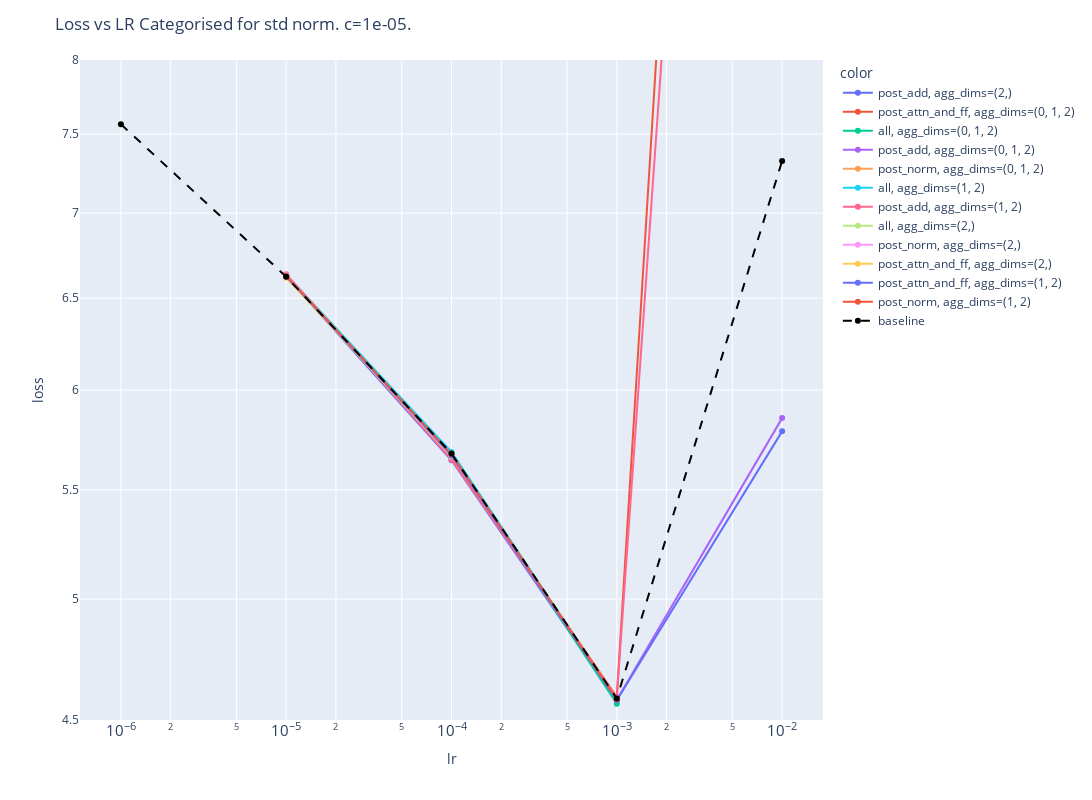
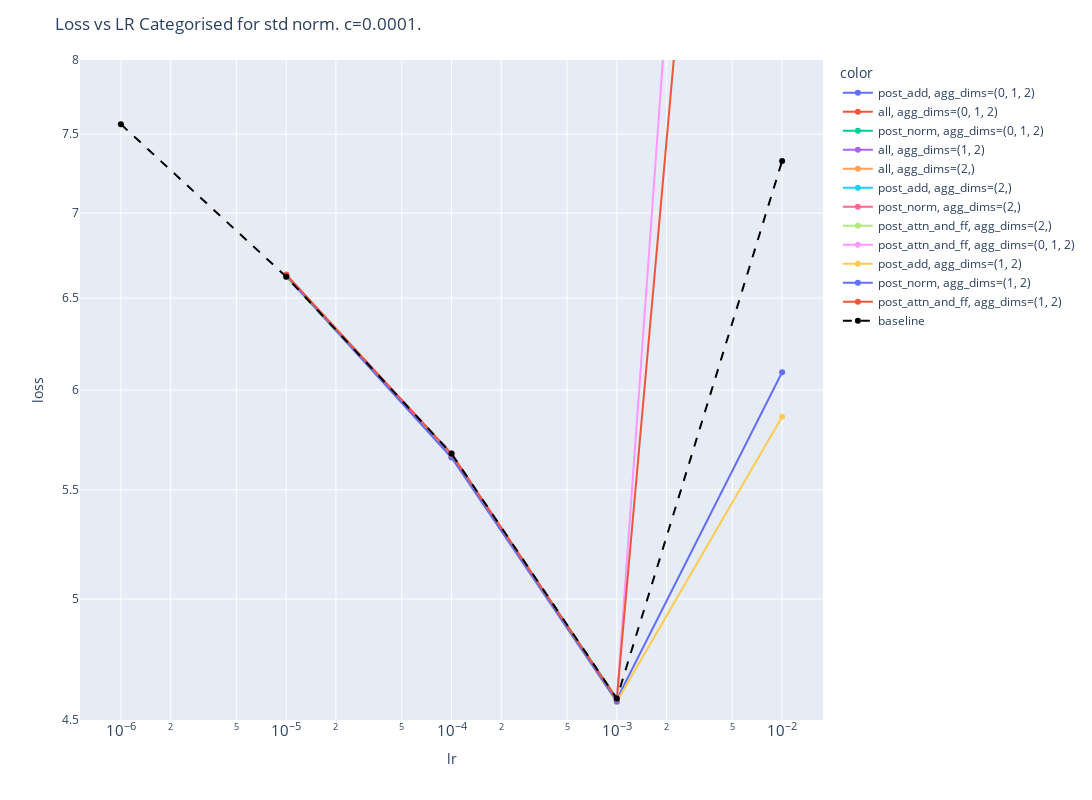
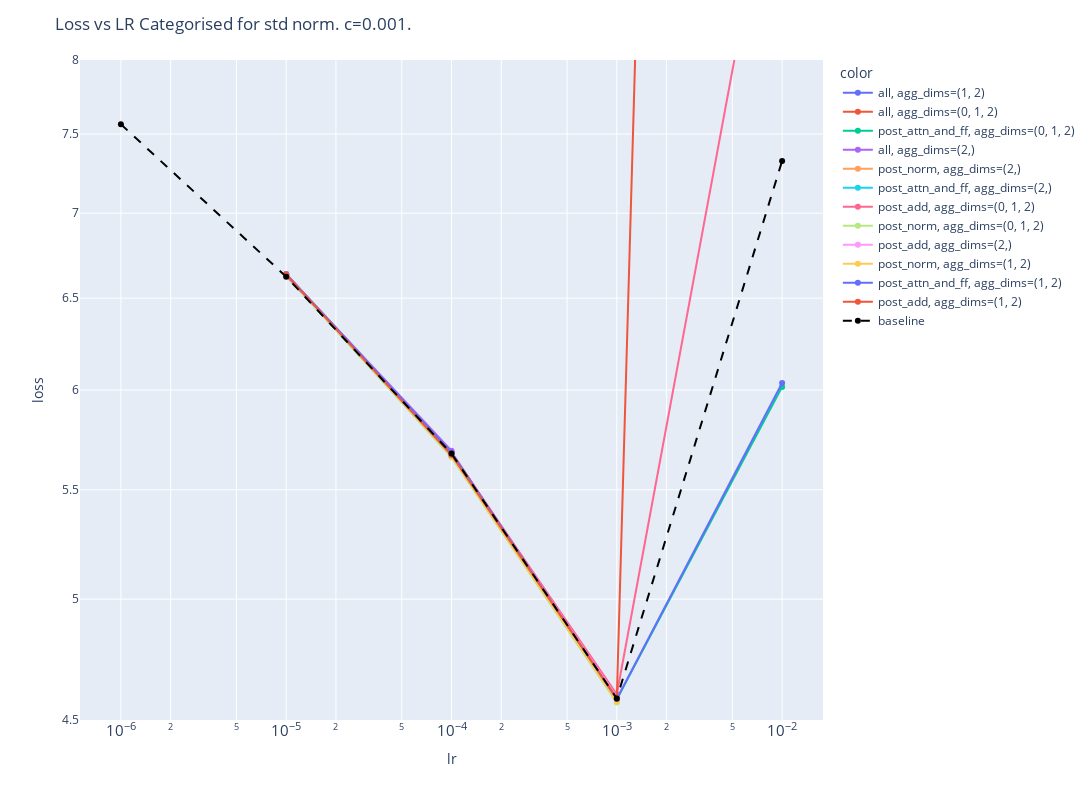
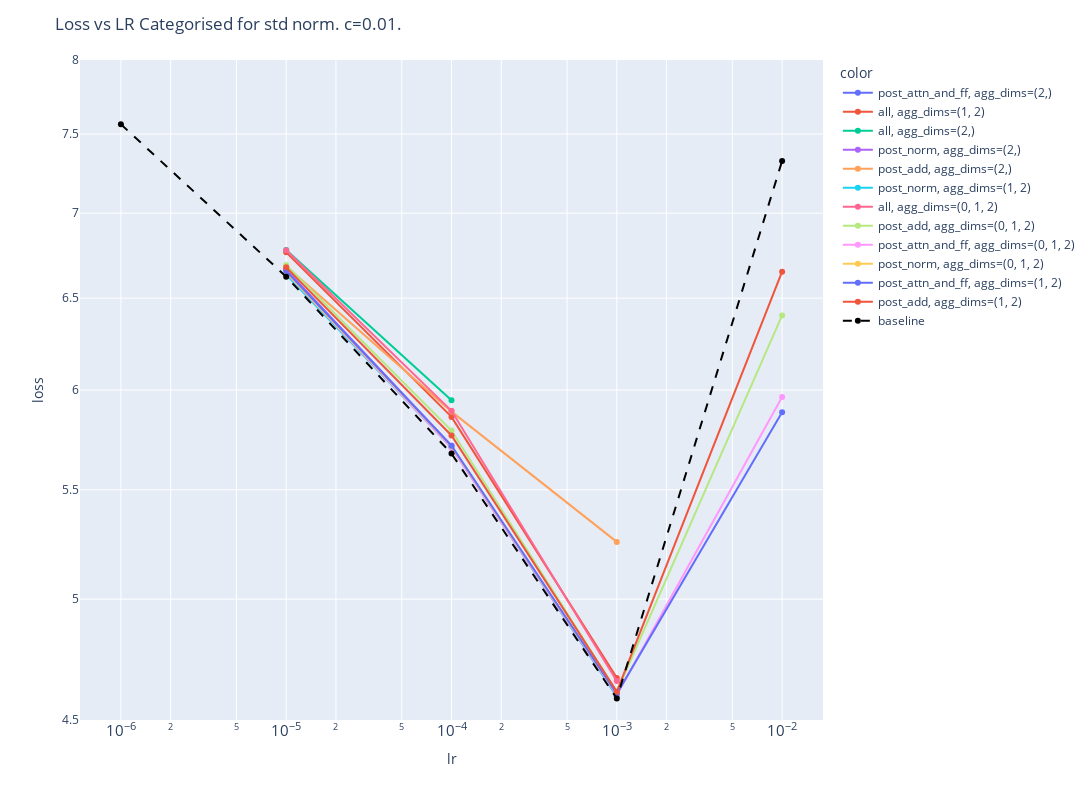

Source (notebook cell) for these figures, in order:
### Code cell
std_df = std_df[(std_df['c'] != 0) & (std_df['eps'] == 0) & (std_df['step'] == 2000)].copy()
std_df['color'] = std_df['placement'] + ", agg_dims=" + std_df['norm_dims']
std_df.sort_values('lr', inplace=True)

for c in sorted(std_df['c'].unique()):
    std_df_placement = std_df[std_df['c'] == c]
    fig = common_line_plot(std_df_placement, x="lr", y="loss", color='color', title=f"Loss vs LR Categorised for std norm. c={c}.", y_range=SHORT_RUN_LOSS_RANGE, trace=baseline_trace_loss_lr_short)
    fig.update_layout(
        autosize=False,
        width=1600,
        height=800,
    )
    fig.show()

### Figure 1 — Plotly figure (JSON) as saved in the notebook; plotly's stock layout.template omitted (floating-point values rounded to 4 significant figures)
{"data": [{"hovertemplate": "color=post_add, agg_dims=(2,)<br>lr=%{x}<br>loss=%{y}<extra></extra>", "legendgroup": "post_add, agg_dims=(2,)", "line": {"color": "#636efa", "dash": "solid"}, "marker": {"symbol": "circle"}, "mode": "lines+markers", "name": "post_add, agg_dims=(2,)", "orientation": "v", "showlegend": true, "type": "scatter", "x": [1e-05, 0.0001, 0.001], "xaxis": "x", "y": [6.624, 5.644, 4.576], "yaxis": "y"}, {"hovertemplate": "color=post_attn_and_ff, agg_dims=(0, 1, 2)<br>lr=%{x}<br>loss=%{y}<extra></extra>", "legendgroup": "post_attn_and_ff, agg_dims=(0, 1, 2)", "line": {"color": "#EF553B", "dash": "solid"}, "marker": {"symbol": "circle"}, "mode": "lines+markers", "name": "post_attn_and_ff, agg_dims=(0, 1, 2)", "orientation": "v", "showlegend": true, "type": "scatter", "x": [1e-05, 0.0001, 0.001, 0.01], "xaxis": "x", "y": [6.626, 5.66, 4.591, 47.32], "yaxis": "y"}, {"hovertemplate": "color=all, agg_dims=(0, 1, 2)<br>lr=%{x}<br>loss=%{y}<extra></extra>", "legendgroup": "all, agg_dims=(0, 1, 2)", "line": {"color": "#00cc96", "dash": "solid"}, "marker": {"symbol": "circle"}, "mode": "lines+markers", "name": "all, agg_dims=(0, 1, 2)", "orientation": "v", "showlegend": true, "type": "scatter", "x": [1e-05, 0.0001, 0.001], "xaxis": "x", "y": [6.632, 5.679, 4.564], "yaxis": "y"}, {"hovertemplate": "color=post_add, agg_dims=(0, 1, 2)<br>lr=%{x}<br>loss=%{y}<extra></extra>", "legendgroup": "post_add, agg_dims=(0, 1, 2)", "line": {"color": "#ab63fa", "dash": "solid"}, "marker": {"symbol": "circle"}, "mode": "lines+markers", "name": "post_add, agg_dims=(0, 1, 2)", "orientation": "v", "showlegend": true, "type": "scatter", "x": [1e-05, 0.0001, 0.001, 0.01], "xaxis": "x", "y": [6.623, 5.669, 4.579, 5.855], "yaxis": "y"}, {"hovertemplate": "color=post_norm, agg_dims=(0, 1, 2)<br>lr=%{x}<br>loss=%{y}<extra></extra>", "legendgroup": "post_norm, agg_dims=(0, 1, 2)", "line": {"color": "#FFA15A", "dash": "solid"}, "marker": {"symbol": "circle"}, "mode": "lines+markers", "name": "post_norm, agg_dims=(0, 1, 2)", "orientation": "v", "showlegend": true, "type": "scatter", "x": [1e-05, 0.0001, 0.001], "xaxis": "x", "y": [6.631, 5.663, 4.585], "yaxis": "y"}, {"hovertemplate": "color=all, agg_dims=(1, 2)<br>lr=%{x}<br>loss=%{y}<extra></extra>", "legendgroup": "all, agg_dims=(1, 2)", "line": {"color": "#19d3f3", "dash": "solid"}, "marker": {"symbol": "circle"}, "mode": "lines+markers", "name": "all, agg_dims=(1, 2)", "orientation": "v", "showlegend": true, "type": "scatter", "x": [1e-05, 0.0001, 0.001], "xaxis": "x", "y": [6.633, 5.684, 4.58], "yaxis": "y"}, {"hovertemplate": "color=post_add, agg_dims=(1, 2)<br>lr=%{x}<br>loss=%{y}<extra></extra>", "legendgroup": "post_add, agg_dims=(1, 2)", "line": {"color": "#FF6692", "dash": "solid"}, "marker": {"symbol": "circle"}, "mode": "lines+markers", "name": "post_add, agg_dims=(1, 2)", "orientation": "v", "showlegend": true, "type": "scatter", "x": [1e-05, 0.0001, 0.001, 0.01], "xaxis": "x", "y": [6.637, 5.647, 4.589, 35.82], "yaxis": "y"}, {"hovertemplate": "color=all, agg_dims=(2,)<br>lr=%{x}<br>loss=%{y}<extra></extra>", "legendgroup": "all, agg_dims=(2,)", "line": {"color": "#B6E880", "dash": "solid"}, "marker": {"symbol": "circle"}, "mode": "lines+markers", "name": "all, agg_dims=(2,)", "orientation": "v", "showlegend": true, "type": "scatter", "x": [1e-05, 0.0001], "xaxis": "x", "y": [6.628, 5.662], "yaxis": "y"}, {"hovertemplate": "color=post_norm, agg_dims=(2,)<br>lr=%{x}<br>loss=%{y}<extra></extra>", "legendgroup": "post_norm, agg_dims=(2,)", "line": {"color": "#FF97FF", "dash": "solid"}, "marker": {"symbol": "circle"}, "mode": "lines+markers", "name": "post_norm, agg_dims=(2,)", "orientation": "v", "showlegend": true, "type": "scatter", "x": [1e-05, 0.0001], "xaxis": "x", "y": [6.63, 5.664], "yaxis": "y"}, {"hovertemplate": "color=post_attn_and_ff, agg_dims=(2,)<br>lr=%{x}<br>loss=%{y}<extra></extra>", "legendgroup": "post_attn_and_ff, agg_dims=(2,)", "line": {"color": "#FECB52", "dash": "solid"}, "marker": {"symbol": "circle"}, "mode": "lines+markers", "name": "post_attn_and_ff, agg_dims=(2,)", "orientation": "v", "showlegend": true, "type": "scatter", "x": [1e-05, 0.0001, 0.001], "xaxis": "x", "y": [6.617, 5.668, 4.581], "yaxis": "y"}, {"hovertemplate": "color=post_attn_and_ff, agg_dims=(1, 2)<br>lr=%{x}<br>loss=%{y}<extra></extra>", "legendgroup": "post_attn_and_ff, agg_dims=(1, 2)", "line": {"color": "#636efa", "dash": "solid"}, "marker": {"symbol": "circle"}, "mode": "lines+markers", "name": "post_attn_and_ff, agg_dims=(1, 2)", "orientation": "v", "showlegend": true, "type": "scatter", "x": [1e-05, 0.0001, 0.001, 0.01], "xaxis": "x", "y": [6.624, 5.667, 4.578, 5.787], "yaxis": "y"}, {"hovertemplate": "color=post_norm, agg_dims=(1, 2)<br>lr=%{x}<br>loss=%{y}<extra></extra>", "legendgroup": "post_norm, agg_dims=(1, 2)", "line": {"color": "#EF553B", "dash": "solid"}, "marker": {"symbol": "circle"}, "mode": "lines+markers", "name": "post_norm, agg_dims=(1, 2)", "orientation": "v", "showlegend": true, "type": "scatter", "x": [1e-05, 0.0001, 0.001], "xaxis": "x", "y": [6.627, 5.674, 4.582], "yaxis": "y"}, {"line": {"color": "black", "dash": "dash", "width": 2}, "name": "baseline", "type": "scatter", "x": [1e-06, 1e-05, 0.0001, 0.001, 0.01], "y": [7.564, 6.623, 5.676, 4.585, 7.326]}], "layout": {"autosize": false, "height": 800, "legend": {"title": {"text": "color"}, "tracegroupgap": 0}, "margin": {"t": 60}, "title": {"text": "Loss vs LR Categorised for std norm. c=1e-05."}, "width": 1600, "xaxis": {"anchor": "y", "domain": [0, 1], "exponentformat": "power", "showexponent": "all", "title": {"text": "lr"}, "type": "log"}, "yaxis": {"anchor": "x", "domain": [0, 1], "exponentformat": "power", "range": [0.6532, 0.9031], "showexponent": "all", "title": {"text": "loss"}, "type": "log"}}}

### Figure 2 — Plotly figure (JSON) as saved in the notebook; plotly's stock layout.template omitted (floating-point values rounded to 4 significant figures)
{"data": [{"hovertemplate": "color=post_add, agg_dims=(0, 1, 2)<br>lr=%{x}<br>loss=%{y}<extra></extra>", "legendgroup": "post_add, agg_dims=(0, 1, 2)", "line": {"color": "#636efa", "dash": "solid"}, "marker": {"symbol": "circle"}, "mode": "lines+markers", "name": "post_add, agg_dims=(0, 1, 2)", "orientation": "v", "showlegend": true, "type": "scatter", "x": [1e-05, 0.0001, 0.001, 0.01], "xaxis": "x", "y": [6.625, 5.675, 4.581, 6.094], "yaxis": "y"}, {"hovertemplate": "color=all, agg_dims=(0, 1, 2)<br>lr=%{x}<br>loss=%{y}<extra></extra>", "legendgroup": "all, agg_dims=(0, 1, 2)", "line": {"color": "#EF553B", "dash": "solid"}, "marker": {"symbol": "circle"}, "mode": "lines+markers", "name": "all, agg_dims=(0, 1, 2)", "orientation": "v", "showlegend": true, "type": "scatter", "x": [1e-05, 0.0001, 0.001], "xaxis": "x", "y": [6.633, 5.672, 4.572], "yaxis": "y"}, {"hovertemplate": "color=post_norm, agg_dims=(0, 1, 2)<br>lr=%{x}<br>loss=%{y}<extra></extra>", "legendgroup": "post_norm, agg_dims=(0, 1, 2)", "line": {"color": "#00cc96", "dash": "solid"}, "marker": {"symbol": "circle"}, "mode": "lines+markers", "name": "post_norm, agg_dims=(0, 1, 2)", "orientation": "v", "showlegend": true, "type": "scatter", "x": [1e-05, 0.0001, 0.001], "xaxis": "x", "y": [6.634, 5.666, 4.586], "yaxis": "y"}, {"hovertemplate": "color=all, agg_dims=(1, 2)<br>lr=%{x}<br>loss=%{y}<extra></extra>", "legendgroup": "all, agg_dims=(1, 2)", "line": {"color": "#ab63fa", "dash": "solid"}, "marker": {"symbol": "circle"}, "mode": "lines+markers", "name": "all, agg_dims=(1, 2)", "orientation": "v", "showlegend": true, "type": "scatter", "x": [1e-05, 0.0001, 0.001], "xaxis": "x", "y": [6.63, 5.666, 4.579], "yaxis": "y"}, {"hovertemplate": "color=all, agg_dims=(2,)<br>lr=%{x}<br>loss=%{y}<extra></extra>", "legendgroup": "all, agg_dims=(2,)", "line": {"color": "#FFA15A", "dash": "solid"}, "marker": {"symbol": "circle"}, "mode": "lines+markers", "name": "all, agg_dims=(2,)", "orientation": "v", "showlegend": true, "type": "scatter", "x": [1e-05, 0.0001], "xaxis": "x", "y": [6.635, 5.668], "yaxis": "y"}, {"hovertemplate": "color=post_add, agg_dims=(2,)<br>lr=%{x}<br>loss=%{y}<extra></extra>", "legendgroup": "post_add, agg_dims=(2,)", "line": {"color": "#19d3f3", "dash": "solid"}, "marker": {"symbol": "circle"}, "mode": "lines+markers", "name": "post_add, agg_dims=(2,)", "orientation": "v", "showlegend": true, "type": "scatter", "x": [1e-05, 0.0001, 0.001], "xaxis": "x", "y": [6.623, 5.666, 4.579], "yaxis": "y"}, {"hovertemplate": "color=post_norm, agg_dims=(2,)<br>lr=%{x}<br>loss=%{y}<extra></extra>", "legendgroup": "post_norm, agg_dims=(2,)", "line": {"color": "#FF6692", "dash": "solid"}, "marker": {"symbol": "circle"}, "mode": "lines+markers", "name": "post_norm, agg_dims=(2,)", "orientation": "v", "showlegend": true, "type": "scatter", "x": [1e-05, 0.0001], "xaxis": "x", "y": [6.632, 5.659], "yaxis": "y"}, {"hovertemplate": "color=post_attn_and_ff, agg_dims=(2,)<br>lr=%{x}<br>loss=%{y}<extra></extra>", "legendgroup": "post_attn_and_ff, agg_dims=(2,)", "line": {"color": "#B6E880", "dash": "solid"}, "marker": {"symbol": "circle"}, "mode": "lines+markers", "name": "post_attn_and_ff, agg_dims=(2,)", "orientation": "v", "showlegend": true, "type": "scatter", "x": [1e-05, 0.0001, 0.001], "xaxis": "x", "y": [6.621, 5.663, 4.572], "yaxis": "y"}, {"hovertemplate": "color=post_attn_and_ff, agg_dims=(0, 1, 2)<br>lr=%{x}<br>loss=%{y}<extra></extra>", "legendgroup": "post_attn_and_ff, agg_dims=(0, 1, 2)", "line": {"color": "#FF97FF", "dash": "solid"}, "marker": {"symbol": "circle"}, "mode": "lines+markers", "name": "post_attn_and_ff, agg_dims=(0, 1, 2)", "orientation": "v", "showlegend": true, "type": "scatter", "x": [1e-05, 0.0001, 0.001, 0.01], "xaxis": "x", "y": [6.631, 5.676, 4.576, 33.93], "yaxis": "y"}, {"hovertemplate": "color=post_add, agg_dims=(1, 2)<br>lr=%{x}<br>loss=%{y}<extra></extra>", "legendgroup": "post_add, agg_dims=(1, 2)", "line": {"color": "#FECB52", "dash": "solid"}, "marker": {"symbol": "circle"}, "mode": "lines+markers", "name": "post_add, agg_dims=(1, 2)", "orientation": "v", "showlegend": true, "type": "scatter", "x": [1e-05, 0.0001, 0.001, 0.01], "xaxis": "x", "y": [6.632, 5.659, 4.573, 5.862], "yaxis": "y"}, {"hovertemplate": "color=post_norm, agg_dims=(1, 2)<br>lr=%{x}<br>loss=%{y}<extra></extra>", "legendgroup": "post_norm, agg_dims=(1, 2)", "line": {"color": "#636efa", "dash": "solid"}, "marker": {"symbol": "circle"}, "mode": "lines+markers", "name": "post_norm, agg_dims=(1, 2)", "orientation": "v", "showlegend": true, "type": "scatter", "x": [1e-05, 0.0001, 0.001], "xaxis": "x", "y": [6.629, 5.657, 4.573], "yaxis": "y"}, {"hovertemplate": "color=post_attn_and_ff, agg_dims=(1, 2)<br>lr=%{x}<br>loss=%{y}<extra></extra>", "legendgroup": "post_attn_and_ff, agg_dims=(1, 2)", "line": {"color": "#EF553B", "dash": "solid"}, "marker": {"symbol": "circle"}, "mode": "lines+markers", "name": "post_attn_and_ff, agg_dims=(1, 2)", "orientation": "v", "showlegend": true, "type": "scatter", "x": [1e-05, 0.0001, 0.001, 0.01], "xaxis": "x", "y": [6.635, 5.675, 4.583, 23.09], "yaxis": "y"}, {"line": {"color": "black", "dash": "dash", "width": 2}, "name": "baseline", "type": "scatter", "x": [1e-06, 1e-05, 0.0001, 0.001, 0.01], "y": [7.564, 6.623, 5.676, 4.585, 7.326]}], "layout": {"autosize": false, "height": 800, "legend": {"title": {"text": "color"}, "tracegroupgap": 0}, "margin": {"t": 60}, "title": {"text": "Loss vs LR Categorised for std norm. c=0.0001."}, "width": 1600, "xaxis": {"anchor": "y", "domain": [0, 1], "exponentformat": "power", "showexponent": "all", "title": {"text": "lr"}, "type": "log"}, "yaxis": {"anchor": "x", "domain": [0, 1], "exponentformat": "power", "range": [0.6532, 0.9031], "showexponent": "all", "title": {"text": "loss"}, "type": "log"}}}

### Figure 3 — Plotly figure (JSON) as saved in the notebook; plotly's stock layout.template omitted (floating-point values rounded to 4 significant figures)
{"data": [{"hovertemplate": "color=all, agg_dims=(1, 2)<br>lr=%{x}<br>loss=%{y}<extra></extra>", "legendgroup": "all, agg_dims=(1, 2)", "line": {"color": "#636efa", "dash": "solid"}, "marker": {"symbol": "circle"}, "mode": "lines+markers", "name": "all, agg_dims=(1, 2)", "orientation": "v", "showlegend": true, "type": "scatter", "x": [1e-05, 0.0001, 0.001], "xaxis": "x", "y": [6.639, 5.679, 4.586], "yaxis": "y"}, {"hovertemplate": "color=all, agg_dims=(0, 1, 2)<br>lr=%{x}<br>loss=%{y}<extra></extra>", "legendgroup": "all, agg_dims=(0, 1, 2)", "line": {"color": "#EF553B", "dash": "solid"}, "marker": {"symbol": "circle"}, "mode": "lines+markers", "name": "all, agg_dims=(0, 1, 2)", "orientation": "v", "showlegend": true, "type": "scatter", "x": [1e-05, 0.0001, 0.001], "xaxis": "x", "y": [6.638, 5.684, 4.589], "yaxis": "y"}, {"hovertemplate": "color=post_attn_and_ff, agg_dims=(0, 1, 2)<br>lr=%{x}<br>loss=%{y}<extra></extra>", "legendgroup": "post_attn_and_ff, agg_dims=(0, 1, 2)", "line": {"color": "#00cc96", "dash": "solid"}, "marker": {"symbol": "circle"}, "mode": "lines+markers", "name": "post_attn_and_ff, agg_dims=(0, 1, 2)", "orientation": "v", "showlegend": true, "type": "scatter", "x": [1e-05, 0.0001, 0.001, 0.01], "xaxis": "x", "y": [6.629, 5.67, 4.582, 6.016], "yaxis": "y"}, {"hovertemplate": "color=all, agg_dims=(2,)<br>lr=%{x}<br>loss=%{y}<extra></extra>", "legendgroup": "all, agg_dims=(2,)", "line": {"color": "#ab63fa", "dash": "solid"}, "marker": {"symbol": "circle"}, "mode": "lines+markers", "name": "all, agg_dims=(2,)", "orientation": "v", "showlegend": true, "type": "scatter", "x": [1e-05, 0.0001], "xaxis": "x", "y": [6.634, 5.69], "yaxis": "y"}, {"hovertemplate": "color=post_norm, agg_dims=(2,)<br>lr=%{x}<br>loss=%{y}<extra></extra>", "legendgroup": "post_norm, agg_dims=(2,)", "line": {"color": "#FFA15A", "dash": "solid"}, "marker": {"symbol": "circle"}, "mode": "lines+markers", "name": "post_norm, agg_dims=(2,)", "orientation": "v", "showlegend": true, "type": "scatter", "x": [1e-05, 0.0001], "xaxis": "x", "y": [6.634, 5.671], "yaxis": "y"}, {"hovertemplate": "color=post_attn_and_ff, agg_dims=(2,)<br>lr=%{x}<br>loss=%{y}<extra></extra>", "legendgroup": "post_attn_and_ff, agg_dims=(2,)", "line": {"color": "#19d3f3", "dash": "solid"}, "marker": {"symbol": "circle"}, "mode": "lines+markers", "name": "post_attn_and_ff, agg_dims=(2,)", "orientation": "v", "showlegend": true, "type": "scatter", "x": [1e-05, 0.0001, 0.001], "xaxis": "x", "y": [6.631, 5.662, 4.591], "yaxis": "y"}, {"hovertemplate": "color=post_add, agg_dims=(0, 1, 2)<br>lr=%{x}<br>loss=%{y}<extra></extra>", "legendgroup": "post_add, agg_dims=(0, 1, 2)", "line": {"color": "#FF6692", "dash": "solid"}, "marker": {"symbol": "circle"}, "mode": "lines+markers", "name": "post_add, agg_dims=(0, 1, 2)", "orientation": "v", "showlegend": true, "type": "scatter", "x": [1e-05, 0.0001, 0.001, 0.01], "xaxis": "x", "y": [6.628, 5.678, 4.602, 10.02], "yaxis": "y"}, {"hovertemplate": "color=post_norm, agg_dims=(0, 1, 2)<br>lr=%{x}<br>loss=%{y}<extra></extra>", "legendgroup": "post_norm, agg_dims=(0, 1, 2)", "line": {"color": "#B6E880", "dash": "solid"}, "marker": {"symbol": "circle"}, "mode": "lines+markers", "name": "post_norm, agg_dims=(0, 1, 2)", "orientation": "v", "showlegend": true, "type": "scatter", "x": [1e-05, 0.0001, 0.001], "xaxis": "x", "y": [6.632, 5.658, 4.569], "yaxis": "y"}, {"hovertemplate": "color=post_add, agg_dims=(2,)<br>lr=%{x}<br>loss=%{y}<extra></extra>", "legendgroup": "post_add, agg_dims=(2,)", "line": {"color": "#FF97FF", "dash": "solid"}, "marker": {"symbol": "circle"}, "mode": "lines+markers", "name": "post_add, agg_dims=(2,)", "orientation": "v", "showlegend": true, "type": "scatter", "x": [1e-05, 0.0001, 0.001], "xaxis": "x", "y": [6.636, 5.672, 4.59], "yaxis": "y"}, {"hovertemplate": "color=post_norm, agg_dims=(1, 2)<br>lr=%{x}<br>loss=%{y}<extra></extra>", "legendgroup": "post_norm, agg_dims=(1, 2)", "line": {"color": "#FECB52", "dash": "solid"}, "marker": {"symbol": "circle"}, "mode": "lines+markers", "name": "post_norm, agg_dims=(1, 2)", "orientation": "v", "showlegend": true, "type": "scatter", "x": [1e-05, 0.0001, 0.001], "xaxis": "x", "y": [6.633, 5.664, 4.572], "yaxis": "y"}, {"hovertemplate": "color=post_attn_and_ff, agg_dims=(1, 2)<br>lr=%{x}<br>loss=%{y}<extra></extra>", "legendgroup": "post_attn_and_ff, agg_dims=(1, 2)", "line": {"color": "#636efa", "dash": "solid"}, "marker": {"symbol": "circle"}, "mode": "lines+markers", "name": "post_attn_and_ff, agg_dims=(1, 2)", "orientation": "v", "showlegend": true, "type": "scatter", "x": [1e-05, 0.0001, 0.001, 0.01], "xaxis": "x", "y": [6.636, 5.681, 4.583, 6.036], "yaxis": "y"}, {"hovertemplate": "color=post_add, agg_dims=(1, 2)<br>lr=%{x}<br>loss=%{y}<extra></extra>", "legendgroup": "post_add, agg_dims=(1, 2)", "line": {"color": "#EF553B", "dash": "solid"}, "marker": {"symbol": "circle"}, "mode": "lines+markers", "name": "post_add, agg_dims=(1, 2)", "orientation": "v", "showlegend": true, "type": "scatter", "x": [1e-05, 0.0001, 0.001, 0.01], "xaxis": "x", "y": [6.634, 5.669, 4.586, 700.0], "yaxis": "y"}, {"line": {"color": "black", "dash": "dash", "width": 2}, "name": "baseline", "type": "scatter", "x": [1e-06, 1e-05, 0.0001, 0.001, 0.01], "y": [7.564, 6.623, 5.676, 4.585, 7.326]}], "layout": {"autosize": false, "height": 800, "legend": {"title": {"text": "color"}, "tracegroupgap": 0}, "margin": {"t": 60}, "title": {"text": "Loss vs LR Categorised for std norm. c=0.001."}, "width": 1600, "xaxis": {"anchor": "y", "domain": [0, 1], "exponentformat": "power", "showexponent": "all", "title": {"text": "lr"}, "type": "log"}, "yaxis": {"anchor": "x", "domain": [0, 1], "exponentformat": "power", "range": [0.6532, 0.9031], "showexponent": "all", "title": {"text": "loss"}, "type": "log"}}}

### Figure 4 — Plotly figure (JSON) as saved in the notebook; plotly's stock layout.template omitted (floating-point values rounded to 4 significant figures)
{"data": [{"hovertemplate": "color=post_attn_and_ff, agg_dims=(2,)<br>lr=%{x}<br>loss=%{y}<extra></extra>", "legendgroup": "post_attn_and_ff, agg_dims=(2,)", "line": {"color": "#636efa", "dash": "solid"}, "marker": {"symbol": "circle"}, "mode": "lines+markers", "name": "post_attn_and_ff, agg_dims=(2,)", "orientation": "v", "showlegend": true, "type": "scatter", "x": [1e-05, 0.0001, 0.001], "xaxis": "x", "y": [6.663, 5.712, 4.595], "yaxis": "y"}, {"hovertemplate": "color=all, agg_dims=(1, 2)<br>lr=%{x}<br>loss=%{y}<extra></extra>", "legendgroup": "all, agg_dims=(1, 2)", "line": {"color": "#EF553B", "dash": "solid"}, "marker": {"symbol": "circle"}, "mode": "lines+markers", "name": "all, agg_dims=(1, 2)", "orientation": "v", "showlegend": true, "type": "scatter", "x": [1e-05, 0.0001, 0.001], "xaxis": "x", "y": [6.765, 5.861, 4.668], "yaxis": "y"}, {"hovertemplate": "color=all, agg_dims=(2,)<br>lr=%{x}<br>loss=%{y}<extra></extra>", "legendgroup": "all, agg_dims=(2,)", "line": {"color": "#00cc96", "dash": "solid"}, "marker": {"symbol": "circle"}, "mode": "lines+markers", "name": "all, agg_dims=(2,)", "orientation": "v", "showlegend": true, "type": "scatter", "x": [1e-05, 0.0001], "xaxis": "x", "y": [6.779, 5.946], "yaxis": "y"}, {"hovertemplate": "color=post_norm, agg_dims=(2,)<br>lr=%{x}<br>loss=%{y}<extra></extra>", "legendgroup": "post_norm, agg_dims=(2,)", "line": {"color": "#ab63fa", "dash": "solid"}, "marker": {"symbol": "circle"}, "mode": "lines+markers", "name": "post_norm, agg_dims=(2,)", "orientation": "v", "showlegend": true, "type": "scatter", "x": [1e-05, 0.0001], "xaxis": "x", "y": [6.663, 5.716], "yaxis": "y"}, {"hovertemplate": "color=post_add, agg_dims=(2,)<br>lr=%{x}<br>loss=%{y}<extra></extra>", "legendgroup": "post_add, agg_dims=(2,)", "line": {"color": "#FFA15A", "dash": "solid"}, "marker": {"symbol": "circle"}, "mode": "lines+markers", "name": "post_add, agg_dims=(2,)", "orientation": "v", "showlegend": true, "type": "scatter", "x": [1e-05, 0.0001, 0.001], "xaxis": "x", "y": [6.684, 5.888, 5.256], "yaxis": "y"}, {"hovertemplate": "color=post_norm, agg_dims=(1, 2)<br>lr=%{x}<br>loss=%{y}<extra></extra>", "legendgroup": "post_norm, agg_dims=(1, 2)", "line": {"color": "#19d3f3", "dash": "solid"}, "marker": {"symbol": "circle"}, "mode": "lines+markers", "name": "post_norm, agg_dims=(1, 2)", "orientation": "v", "showlegend": true, "type": "scatter", "x": [1e-05, 0.0001, 0.001], "xaxis": "x", "y": [6.635, 5.707, 4.594], "yaxis": "y"}, {"hovertemplate": "color=all, agg_dims=(0, 1, 2)<br>lr=%{x}<br>loss=%{y}<extra></extra>", "legendgroup": "all, agg_dims=(0, 1, 2)", "line": {"color": "#FF6692", "dash": "solid"}, "marker": {"symbol": "circle"}, "mode": "lines+markers", "name": "all, agg_dims=(0, 1, 2)", "orientation": "v", "showlegend": true, "type": "scatter", "x": [1e-05, 0.0001, 0.001], "xaxis": "x", "y": [6.777, 5.892, 4.656], "yaxis": "y"}, {"hovertemplate": "color=post_add, agg_dims=(0, 1, 2)<br>lr=%{x}<br>loss=%{y}<extra></extra>", "legendgroup": "post_add, agg_dims=(0, 1, 2)", "line": {"color": "#B6E880", "dash": "solid"}, "marker": {"symbol": "circle"}, "mode": "lines+markers", "name": "post_add, agg_dims=(0, 1, 2)", "orientation": "v", "showlegend": true, "type": "scatter", "x": [1e-05, 0.0001, 0.001, 0.01], "xaxis": "x", "y": [6.691, 5.792, 4.612, 6.403], "yaxis": "y"}, {"hovertemplate": "color=post_attn_and_ff, agg_dims=(0, 1, 2)<br>lr=%{x}<br>loss=%{y}<extra></extra>", "legendgroup": "post_attn_and_ff, agg_dims=(0, 1, 2)", "line": {"color": "#FF97FF", "dash": "solid"}, "marker": {"symbol": "circle"}, "mode": "lines+markers", "name": "post_attn_and_ff, agg_dims=(0, 1, 2)", "orientation": "v", "showlegend": true, "type": "scatter", "x": [1e-05, 0.0001, 0.001, 0.01], "xaxis": "x", "y": [6.647, 5.705, 4.599, 5.964], "yaxis": "y"}, {"hovertemplate": "color=post_norm, agg_dims=(0, 1, 2)<br>lr=%{x}<br>loss=%{y}<extra></extra>", "legendgroup": "post_norm, agg_dims=(0, 1, 2)", "line": {"color": "#FECB52", "dash": "solid"}, "marker": {"symbol": "circle"}, "mode": "lines+markers", "name": "post_norm, agg_dims=(0, 1, 2)", "orientation": "v", "showlegend": true, "type": "scatter", "x": [1e-05, 0.0001, 0.001], "xaxis": "x", "y": [6.648, 5.712, 4.602], "yaxis": "y"}, {"hovertemplate": "color=post_attn_and_ff, agg_dims=(1, 2)<br>lr=%{x}<br>loss=%{y}<extra></extra>", "legendgroup": "post_attn_and_ff, agg_dims=(1, 2)", "line": {"color": "#636efa", "dash": "solid"}, "marker": {"symbol": "circle"}, "mode": "lines+markers", "name": "post_attn_and_ff, agg_dims=(1, 2)", "orientation": "v", "showlegend": true, "type": "scatter", "x": [1e-05, 0.0001, 0.001, 0.01], "xaxis": "x", "y": [6.656, 5.715, 4.604, 5.884], "yaxis": "y"}, {"hovertemplate": "color=post_add, agg_dims=(1, 2)<br>lr=%{x}<br>loss=%{y}<extra></extra>", "legendgroup": "post_add, agg_dims=(1, 2)", "line": {"color": "#EF553B", "dash": "solid"}, "marker": {"symbol": "circle"}, "mode": "lines+markers", "name": "post_add, agg_dims=(1, 2)", "orientation": "v", "showlegend": true, "type": "scatter", "x": [1e-05, 0.0001, 0.001, 0.01], "xaxis": "x", "y": [6.677, 5.767, 4.613, 6.652], "yaxis": "y"}, {"line": {"color": "black", "dash": "dash", "width": 2}, "name": "baseline", "type": "scatter", "x": [1e-06, 1e-05, 0.0001, 0.001, 0.01], "y": [7.564, 6.623, 5.676, 4.585, 7.326]}], "layout": {"autosize": false, "height": 800, "legend": {"title": {"text": "color"}, "tracegroupgap": 0}, "margin": {"t": 60}, "title": {"text": "Loss vs LR Categorised for std norm. c=0.01."}, "width": 1600, "xaxis": {"anchor": "y", "domain": [0, 1], "exponentformat": "power", "showexponent": "all", "title": {"text": "lr"}, "type": "log"}, "yaxis": {"anchor": "x", "domain": [0, 1], "exponentformat": "power", "range": [0.6532, 0.9031], "showexponent": "all", "title": {"text": "loss"}, "type": "log"}}}
